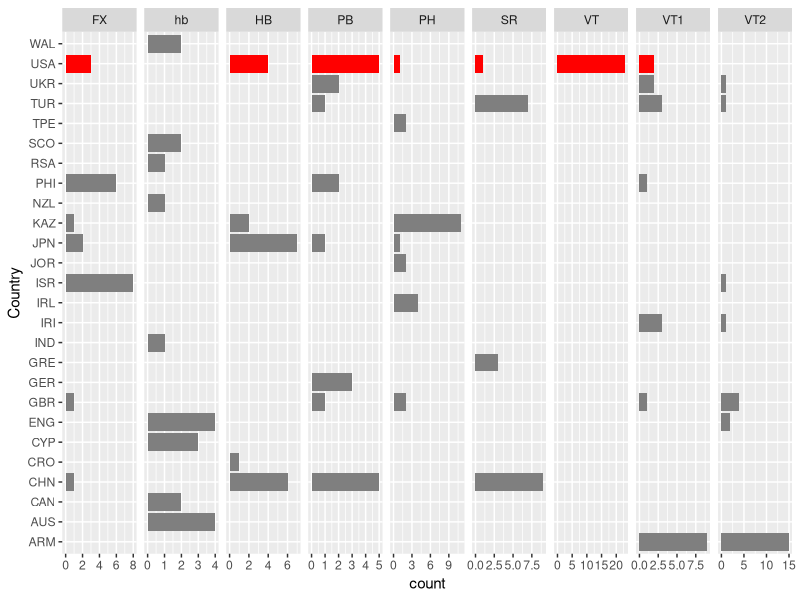
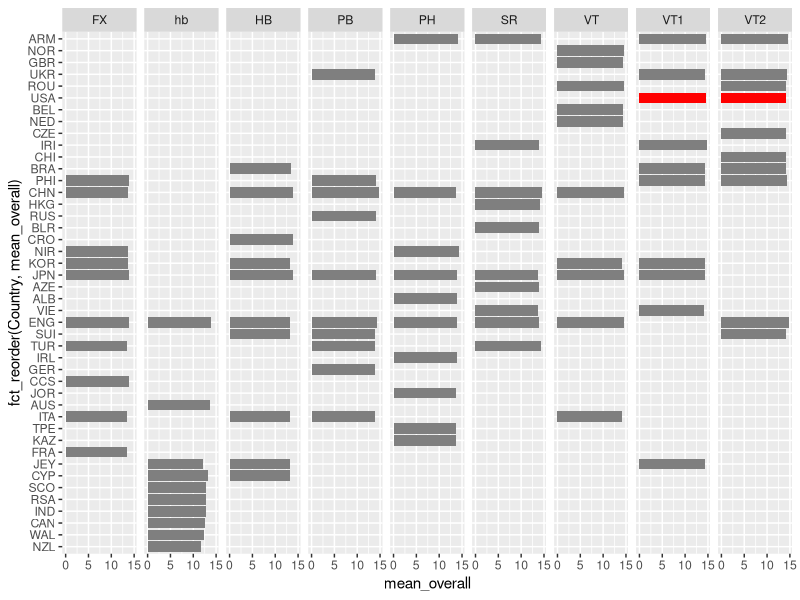
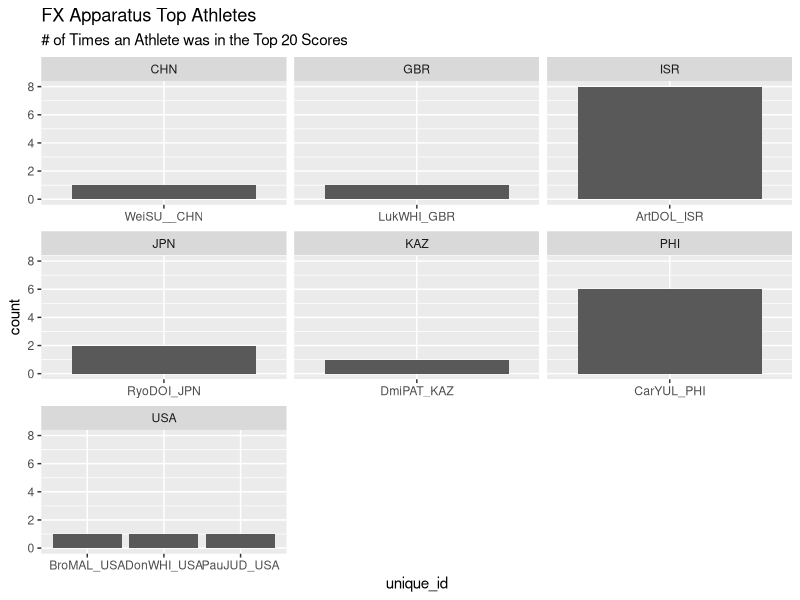
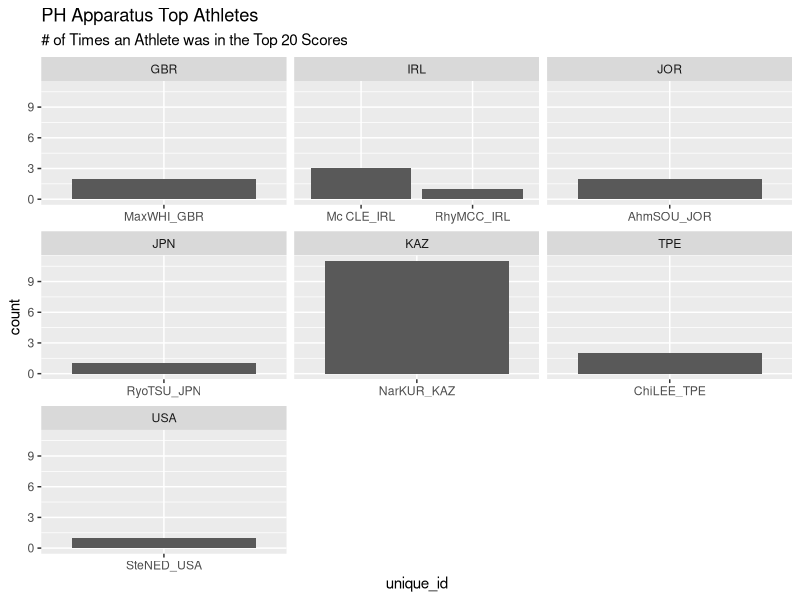
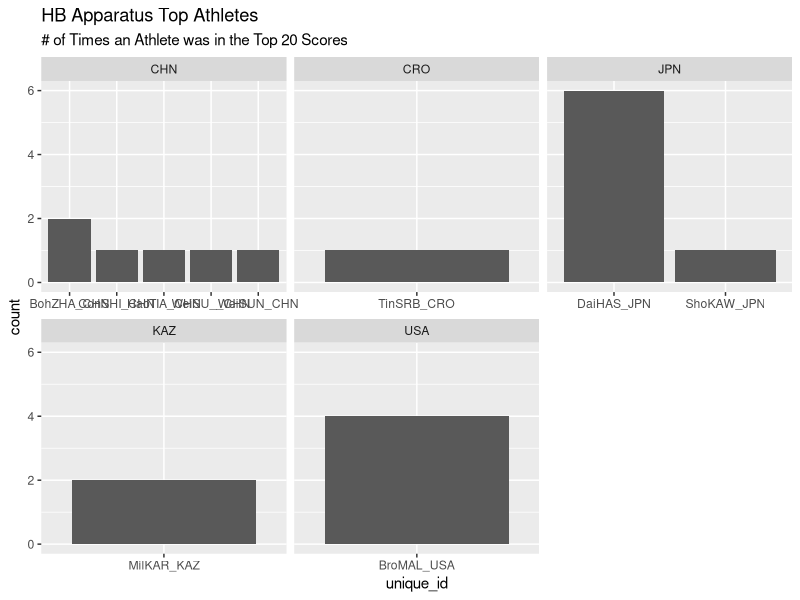
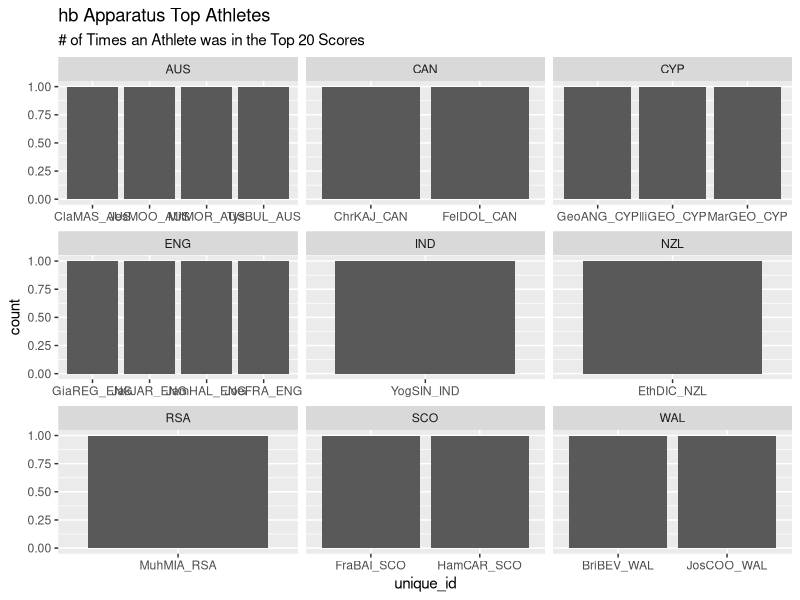
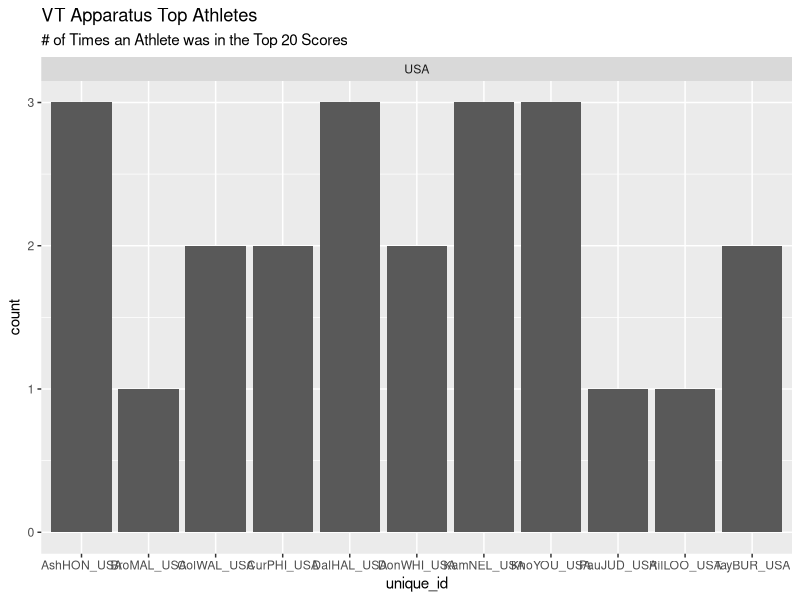
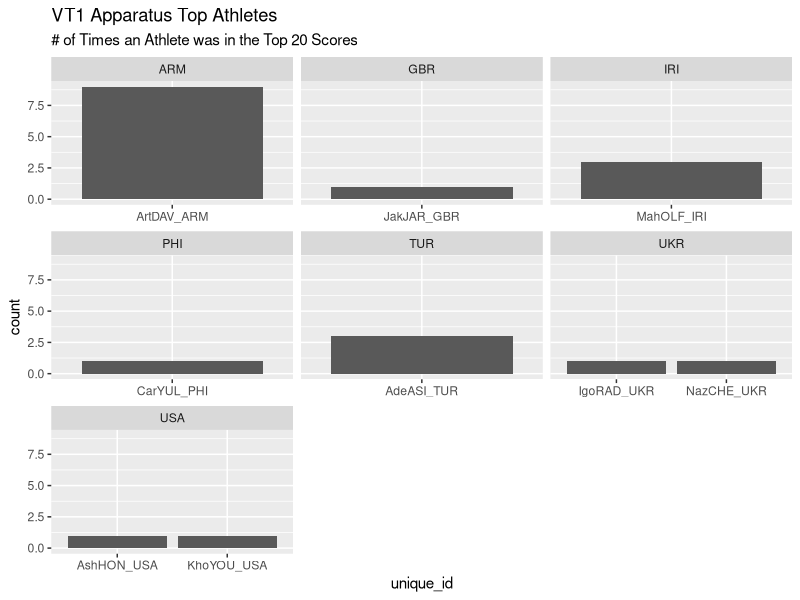

R code for these plots, in order:
## ---- chunk 1
#| echo : false
#| label: downloading-packages
#| message: false
#| include: false

library(tidyverse)
library(knitr)
library(stringr)
## ---- chunk 2
#| echo : false
#| label: read-data
#| message: false
#| include: false

#make sure this is forked to github so it's not a local file path
earlydata <- read_csv("Cleaned Data/data_2017_2021.csv")
laterdata <- read_csv("Cleaned Data/data_2022_2023.csv")

early <- earlydata |>
  drop_na(Score, E_Score, D_Score, Apparatus, Round, Location, Competition, Country, Gender)

later <- laterdata |>
  drop_na(Score, E_Score, D_Score, Apparatus, Round, Location, Competition, Country, Gender)
## ---- chunk 3
#indonesian gymnast's name is Abiyu RAFI not ABIYURAFI
laterdata <- laterdata |>
  mutate(FirstName = ifelse(LastName == "ABIYURAFI" & FirstName == ".", "Abiyu", FirstName),
    LastName = ifelse(LastName == "ABIYURAFI", "RAFI", LastName))


laterdata <- laterdata |>
  mutate(firstname_check = ifelse(str_length(FirstName) >= 3, 1, 0),
         lastname_check = ifelse(str_length(LastName) >= 3, 1, 0))

laterdata <- laterdata |>
  mutate(FirstName = ifelse(firstname_check == 0, paste0(FirstName, "_"), FirstName),
         LastName = ifelse(lastname_check == 0, paste0(LastName, "_"), LastName))

#based on string methods -- creating unique athlete IDs
laterdata <- laterdata |>
  mutate(unique_id = paste0(str_sub(FirstName, 1, 3), str_sub(LastName, 1, 3), "_", Country))
## ---- chunk 4
quantiled_data <- laterdata |>
  group_by(Gender, Competition, Round, Apparatus) |>
  mutate(quantile = ntile(-Score, 5))

# NEED TO FIX THIS 
# quant_data <- quantiled_data |>
#   filter(quantile == 1)
## ---- chunk 5
AA_team <- c("AAfinal", "TeamFinal", "TeamQual", "AAqual")
'%notin%' <- function(x,y)!('%in%'(x,y))

#for only the apparatus events
top_20_apparatus_men <- laterdata |>
  filter(Gender == "m",
         Round %notin% AA_team) |>
  select(Apparatus, unique_id, Country, Date, Competition, Round, Score) |>
  group_by(Apparatus) |>
  arrange(desc(Score)) |>
  slice_max(order_by = Score, n = 20)

top_20_apparatus_women <- laterdata |>
  filter(Gender == "w",
         Round %notin% AA_team) |>
  select(Apparatus, unique_id, Country, Date, Competition, Round, Score) |>
  group_by(Apparatus) |>
  arrange(desc(Score)) |>
  slice_max(order_by = Score, n = 20)

#top_20_apparatus_men
## ---- chunk 6
top_20_apparatus_men |>
  ggplot(aes(x = Country, fill = ifelse(Country == "USA", "Is USA", "Not USA"))) +
  geom_bar() + 
  scale_fill_manual(values = c("Is USA" = "red", "Not USA" = "grey50")) +
  theme(legend.position = "none") +
  facet_grid(~ Apparatus, scales = "free_x") + 
  coord_flip()
## ---- chunk 7
apparatus_summary <- laterdata |>
  filter(Gender == "m") |>
  select(unique_id, Apparatus, Country, Date, Competition, Round, D_Score, E_Score, Score) |>
  group_by(Apparatus, Country) |>
  summarise(mean_difficulty = mean(D_Score),
            mean_execution = mean(E_Score),
            mean_overall = mean(Score)) |>
  slice_max(order_by = mean_overall, n = 10)

apparatus_summary
## ---- chunk 8
apparatus_summary |>
  ggplot(aes(x = mean_overall, y = fct_reorder(Country, mean_overall), fill = ifelse(Country == "USA", "Is USA", "Not USA"))) +
  geom_col() +
  scale_fill_manual(values = c("Is USA" = "red", "Not USA" = "grey50")) +
  theme(legend.position = "none") +
  facet_grid(~ Apparatus, scales = "free_y")
## ---- chunk 9
top_20_apparatus_men |>
  filter(Apparatus == "FX") |>
  ggplot(aes(x = unique_id)) +
  geom_bar() +
  facet_wrap(~ Country, scales = "free_x") +
  labs(title = "FX Apparatus Top Athletes",
       subtitle = "# of Times an Athlete was in the Top 20 Scores")

top_20_apparatus_men |>
  filter(Apparatus == "PH") |>
  ggplot(aes(x = unique_id)) +
  geom_bar() +
  facet_wrap(~ Country, scales = "free_x") +
  labs(title = "PH Apparatus Top Athletes",
       subtitle = "# of Times an Athlete was in the Top 20 Scores")

top_20_apparatus_men |>
  filter(Apparatus == "HB") |>
  ggplot(aes(x = unique_id)) +
  geom_bar() +
  facet_wrap(~ Country, scales = "free_x") +
  labs(title = "HB Apparatus Top Athletes",
       subtitle = "# of Times an Athlete was in the Top 20 Scores")

top_20_apparatus_men |>
  filter(Apparatus == "hb") |>
  ggplot(aes(x = unique_id)) +
  geom_bar() +
  facet_wrap(~ Country, scales = "free_x") +
  labs(title = "hb Apparatus Top Athletes",
       subtitle = "# of Times an Athlete was in the Top 20 Scores")

top_20_apparatus_men |>
  filter(Apparatus == "VT") |>
  ggplot(aes(x = unique_id)) +
  geom_bar() +
  facet_wrap(~ Country, scales = "free_x") +
  labs(title = "VT Apparatus Top Athletes",
       subtitle = "# of Times an Athlete was in the Top 20 Scores")

top_20_apparatus_men |>
  filter(Apparatus == "VT1") |>
  ggplot(aes(x = unique_id)) +
  geom_bar() +
  facet_wrap(~ Country, scales = "free_x") +
  labs(title = "VT1 Apparatus Top Athletes",
       subtitle = "# of Times an Athlete was in the Top 20 Scores")

top_20_apparatus_men |>
  filter(Apparatus == "VT2") |>
  ggplot(aes(x = unique_id)) +
  geom_bar() +
  facet_wrap(~ Country, scales = "free_x") +
  labs(title = "VT2 Apparatus Top Athletes",
       subtitle = "# of Times an Athlete was in the Top 20 Scores")

top_20_apparatus_men |>
  filter(Apparatus == "SR") |>
  ggplot(aes(x = unique_id)) +
  geom_bar() +
  facet_wrap(~ Country, scales = "free_x") +
  labs(title = "SR Apparatus Top Athletes",
       subtitle = "# of Times an Athlete was in the Top 20 Scores")

top_20_apparatus_men |>
  filter(Apparatus == "PB") |>
  ggplot(aes(x = unique_id)) +
  geom_bar() +
  facet_wrap(~ Country, scales = "free_x") +
  labs(title = "PB Apparatus Top Athletes",
       subtitle = "# of Times an Athlete was in the Top 20 Scores")
## ---- chunk 10
top_20_apparatus_women |>
  filter(Apparatus == "BB") |>
  ggplot(aes(x = unique_id)) +
  geom_bar() +
  facet_wrap(~ Country, scales = "free_x") +
  labs(title = "BB Apparatus Top Athletes",
       subtitle = "# of Times an Athlete was in the Top 20 Scores")

top_20_apparatus_women |>
  filter(Apparatus == "VT") |>
  ggplot(aes(x = unique_id)) +
  geom_bar() +
  facet_wrap(~ Country, scales = "free_x") +
  labs(title = "VT Apparatus Top Athletes",
       subtitle = "# of Times an Athlete was in the Top 20 Scores")

top_20_apparatus_women |>
  filter(Apparatus == "UB") |>
  ggplot(aes(x = unique_id)) +
  geom_bar() +
  facet_wrap(~ Country, scales = "free_x") +
  labs(title = "UB Apparatus Top Athletes",
       subtitle = "# of Times an Athlete was in the Top 20 Scores")

top_20_apparatus_women |>
  filter(Apparatus == "VT1") |>
  ggplot(aes(x = unique_id)) +
  geom_bar() +
  facet_wrap(~ Country, scales = "free_x") +
  labs(title = "VT1 Apparatus Top Athletes",
       subtitle = "# of Times an Athlete was in the Top 20 Scores")

top_20_apparatus_women |>
  filter(Apparatus == "VT2") |>
  ggplot(aes(x = unique_id)) +
  geom_bar() +
  facet_wrap(~ Country, scales = "free_x") +
  labs(title = "VT2 Apparatus Top Athletes",
       subtitle = "# of Times an Athlete was in the Top 20 Scores")


top_20_apparatus_women |>
  filter(Apparatus == "FX") |>
  ggplot(aes(x = unique_id)) +
  geom_bar() +
  facet_wrap(~ Country, scales = "free_x") +
  labs(title = "FX Apparatus Top Athletes",
       subtitle = "# of Times an Athlete was in the Top 20 Scores")
## ---- chunk 11
# laterUSA <- later |>
#   filter(Country == "USA")
# 
# laterUSAwomen <- laterUSA |>
#   filter(Gender == "w")
# 
# laterUSAmen <- laterUSA |>
#   filter(Gender == "m")
